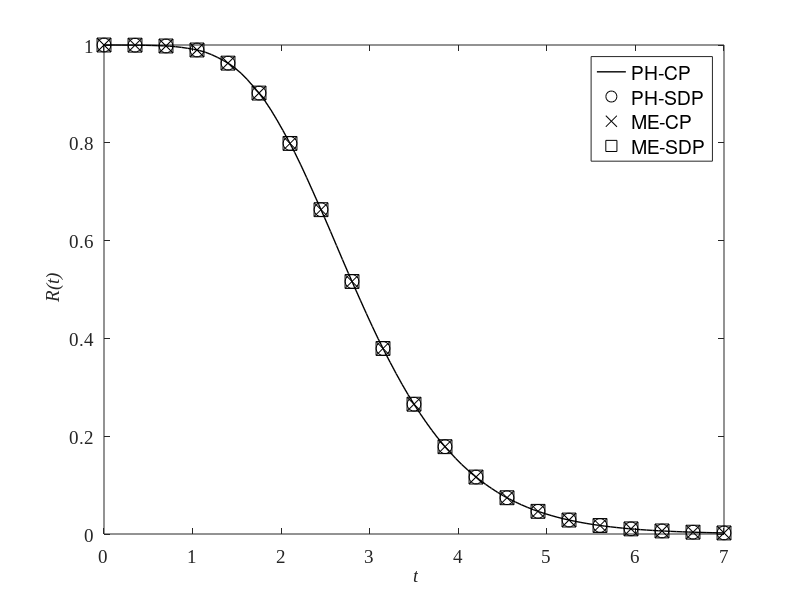
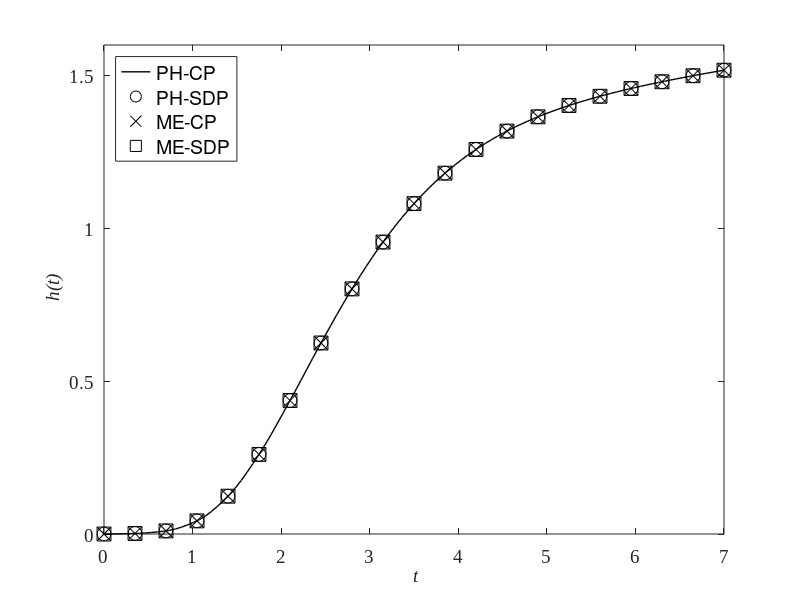

Recreate these plots in MATLAB, in order.
% Plot Reliability and Hazard function of network

clc
clear
addpath('data')

%% Plot Reliability Function

load phcp_ph4.mat
figure('Name','Reliability Function');
plot(tt,RRs_ph,'k','LineWidth',1);
set(gca,'FontName','Times New Roman','FontSize',14);
xlabel('\it t','FontSize',14);
ylabel('\it R(t)','FontSize',14);
hold on

load mesdp_ph4.mat
plot(t,Rs,'ko','MarkerSize',10);

load phcp_me3.mat
plot(t,Rs_ph,'kx','MarkerSize',10);

load mesdp_me3.mat
plot(t,Rs,'ks','MarkerSize',10);

legend({'PH-CP','PH-SDP','ME-CP','ME-SDP'},'FontSize',14)
axis([0 7 0 1])
hold off

%% Plot Hazard Function

load phcp_ph4.mat
figure('Name','Hazard Function');
plot(tt,hhs_ph,'k','LineWidth',1);
set(gca,'FontName','Times New Roman','FontSize',14);
xlabel('\it t','FontSize',14);
ylabel('\it h(t)','FontSize',14);
hold on

load mesdp_ph4.mat
plot(t,hs,'ko','MarkerSize',10);

load phcp_me3.mat
plot(t,hs_ph,'kx','MarkerSize',10);

load mesdp_me3.mat
plot(t,hs,'ks','MarkerSize',10);

legend({'PH-CP','PH-SDP','ME-CP','ME-SDP'},'FontSize',14,'location','northwest')
axis([0 7 0 1.6])
hold off
